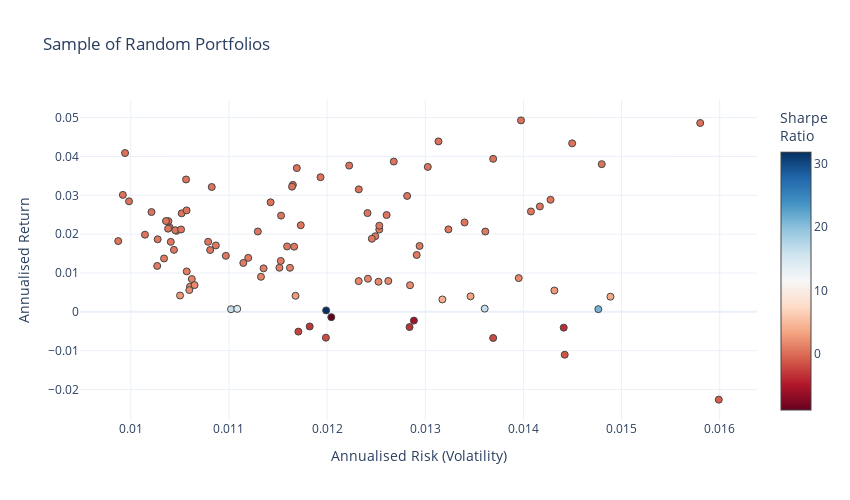

Notebook source saved alongside this figure:
### Code cell
mean_variance_pairs = np.array(df)

risk_free_rate=0 #-- Include risk free rate here

fig = go.Figure()
fig.add_trace(go.Scatter(x=mean_variance_pairs[:,0], y=mean_variance_pairs[:,1], 
                      marker=dict(color=(mean_variance_pairs[:,0]-risk_free_rate)/(mean_variance_pairs[:,1]), 
                                  showscale=True, 
                                  size=7,
                                  line=dict(width=1),
                                  colorscale="RdBu",
                                  colorbar=dict(title="Sharpe<br>Ratio")
                                 ), 
                      mode='markers'))
fig.update_layout(template='plotly_white',
                  xaxis=dict(title='Annualised Risk (Volatility)'),
                  yaxis=dict(title='Annualised Return'),
                  title='Sample of Random Portfolios',
                  width=850,
                  height=500)
# fig.update_xaxes(range=[0.18, 0.32])
# fig.update_yaxes(range=[0.02,0.27])
fig.update_layout(coloraxis_colorbar=dict(title="Sharpe Ratio"))
